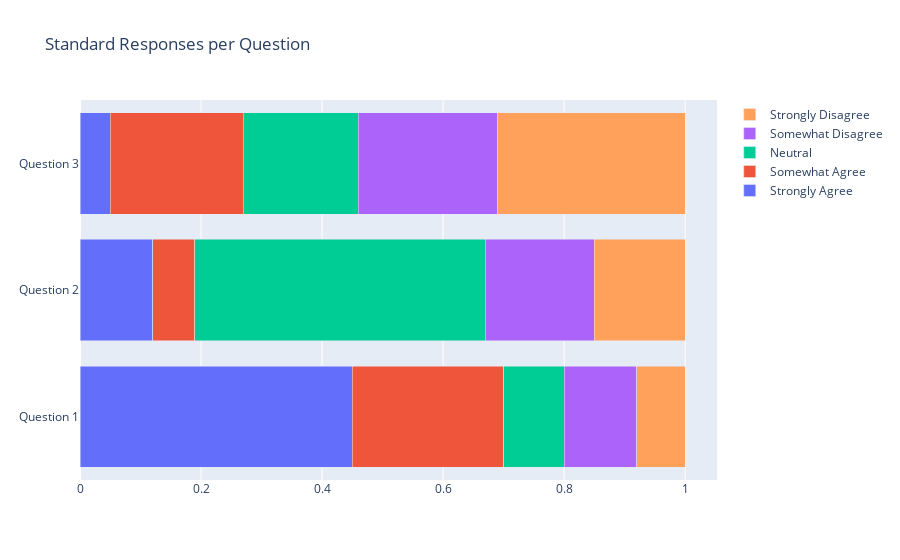

Notebook source saved alongside this figure:
### Code cell
fig = go.Figure()
# create traces using a list comprehension:
# trace1 - Q1
fig.add_trace(go.Bar(
    x=df['Strongly Agree'],
    y=df.index,
    name = 'Strongly Agree',
    orientation='h'
))
fig.add_trace(go.Bar(
    x=df['Somewhat Agree'],
    y=df.index,
    name = 'Somewhat Agree',
    orientation='h'
))
fig.add_trace(go.Bar(
    x=df['Neutral'],
    y=df.index,
    name = 'Neutral',
    orientation='h'
))
fig.add_trace(go.Bar(
    x=df['Somewhat Disagree'],
    y=df.index,
    name = 'Somewhat Disagree',
    orientation='h'
))
fig.add_trace(go.Bar(
    x=df['Strongly Disagree'],
    y=df.index,
    name = 'Strongly Disagree',
    orientation='h'
))
# create a layout, remember to set the barmode here

fig.update_layout(
    title='Standard Responses per Question',
    barmode = 'stack'
)

# create a fig from data & layout, and plot the fig.
fig.show()

### Figure 1 — Plotly figure (JSON) as saved in the notebook; plotly's stock layout.template omitted (floating-point values rounded to 4 significant figures)
{"data": [{"name": "Strongly Agree", "orientation": "h", "type": "bar", "x": [0.45, 0.12, 0.05], "y": ["Question 1", "Question 2", "Question 3"]}, {"name": "Somewhat Agree", "orientation": "h", "type": "bar", "x": [0.25, 0.07, 0.22], "y": ["Question 1", "Question 2", "Question 3"]}, {"name": "Neutral", "orientation": "h", "type": "bar", "x": [0.1, 0.48, 0.19], "y": ["Question 1", "Question 2", "Question 3"]}, {"name": "Somewhat Disagree", "orientation": "h", "type": "bar", "x": [0.12, 0.18, 0.23], "y": ["Question 1", "Question 2", "Question 3"]}, {"name": "Strongly Disagree", "orientation": "h", "type": "bar", "x": [0.08, 0.15, 0.31], "y": ["Question 1", "Question 2", "Question 3"]}], "layout": {"autosize": true, "barmode": "stack", "title": {"text": "Standard Responses per Question"}, "xaxis": {"autorange": true, "range": [0, 1.053], "type": "linear"}, "yaxis": {"autorange": true, "range": [-0.5, 2.5], "type": "category"}}}
